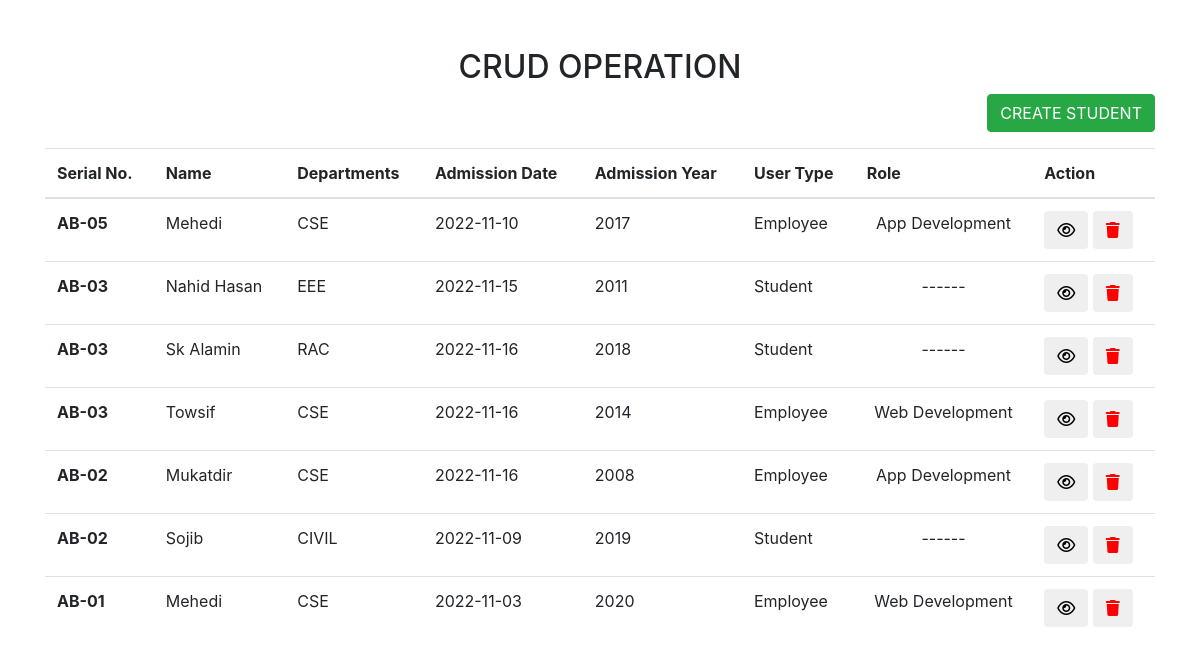
Before: / with the older database file.
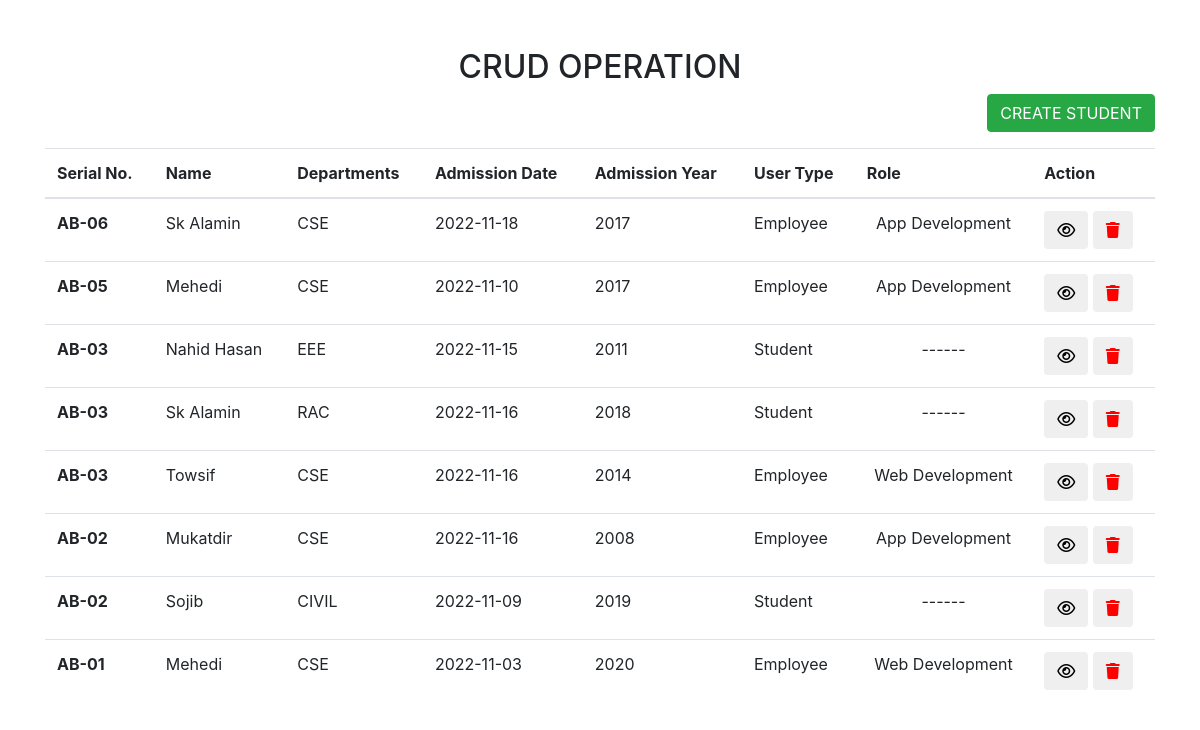
After: the same page with the newer database file.
### app/models.py (models this page shows, shortened)
class Student(models.Model):
    name=models.CharField(max_length=255)
    dept=models.CharField(max_length=255)
    str_id=models.CharField(max_length=25)
    admission_date=models.DateField()
    admission_year=models.CharField(max_length=14,choices=make_year_list())
    user_type=models.CharField(max_length=25,choices=(
        ("Student","Student"),
        ("Employee","Employee"),
        ),default="Student")
    employee_role=models.CharField(max_length=25,choices=(
        ("empty","-----------"),
        ("Web Development","Web Development"),
        ("App Development","App Development"),
        ),default="empty")
    created_at=models.DateTimeField(auto_now_add=True)

### app/views.py (the view, shortened to what this page needs)
# urls.py: path("",HomeView.as_view(),name="home"),
class HomeView(View):
    def get(self,request):
        queryset=Student.objects.all().order_by("-id")
        form=StudentForm()
        context={
            "obj_list":queryset,
            'form':form
        }
        return render(request,"app/index.html",context)

### app/templates/app/index.html (shortened to what this page needs)
<!doctype html>
<html lang="en">
  <head>
    <link rel="stylesheet" href="https://cdn.jsdelivr.net/npm/bootstrap@4.0.0/dist/css/bootstrap.min.css">
    <link rel="stylesheet" href="https://cdnjs.cloudflare.com/ajax/libs/font-awesome/6.1.1/css/all.min.css" />
  </head>
  <body>
    <div class="container mt-4">
         <div class="row">
            <div class="col-md-12 col-sm-5  mt-4 mb-3 mx-auto">
                <h2 style="text-align:center">CRUD OPERATION </h2>
                <button type="button" class="btn btn-success" style="float:right" data-toggle="modal" data-target="#createStudentModal">
                    CREATE STUDENT
                  </button>
              </div>
         </div>
        <div class="row">
            <div class="col-md-12 col-sm-5 mx-auto">
                <table class="table bordered">
                    <thead>
                      <tr>
                        <th scope="col">Serial No.</th>
                        <th scope="col">Name</th>
                        <th scope="col">Departments</th>
                        <th scope="col">Admission Date</th>
                        <th scope="col">Admission Year</th>
                        <th scope="col">User Type</th>
                        <th scope="col">Role</th>
                        <th scope="col">Action</th>
                      </tr>
                    </thead>
                    <tbody id="showDataTable">
                        {% for obj in obj_list %}
                      <tr id="row__{{obj.id}}">
                        <th scope="row">{{obj.str_id}}</th>
                        <td>{{obj.name}}</td>
                        <td>{{obj.dept}}</td>
                        <td>{{obj.admission_date|date:"Y-m-d"}}</td>
                        <td>{{obj.admission_year}}</td>
                        <td>{{obj.user_type}}</td>
                        <td style="text-align:center">
                           {% if obj.employee_role == 'empty' %}
                           ------
                           {% else %}
                           {{obj.employee_role}}
                           {% endif %}
                        </td>
                        <td>
                             <button id="{{obj.str_id}}"  class="btn viewBtn" data-toggle="modal" data-target="#updateStudentModal"><i class="fa-regular fa-eye"></i></button>
                            <button id="{{obj.id}}" class="btn deleteBtn"><i class="fa-sharp fa-solid fa-trash" style="color:red"></i></button>
                        </td>
                      </tr>
                      {% endfor %}
                    </tbody>
                  </table>
            </div>
        </div>
    </div>
</body>
</html>

Changed rows visible on the page:
added Student: str_id "AB-06", name "Sk Alamin", dept "CSE", admission_date "2022-11-18", admission_year "2017", user_type "Employee", employee_role "App Development"
